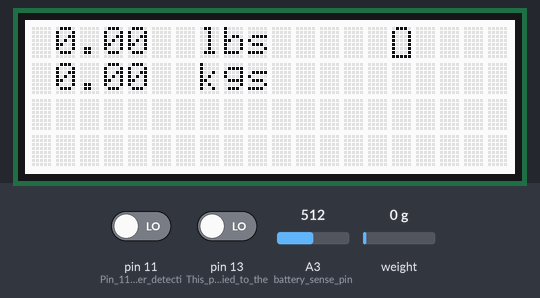
The sketch below on a simulated Arduino Uno, built with avr-gcc and run on an emulated ATmega328P. On the bench: 20×4 character LCD. The inputs (shaded band) are chosen by the test bench; at power-on: A3 (battery_sense_pin) = 512, pin 13 (This_pin_is_tied_to_the) LOW, pin 11 (Pin_11_is_charger_detecti) LOW, weight on the scale 0 g.

Above: at 1.7 s.
1.8 s: A3 (battery_sense_pin) set to 596
4.4 s: A3 (battery_sense_pin) set to 627
7.8 s: pin 13 (This_pin_is_tied_to_the) driven HIGH
At 10.9 s:
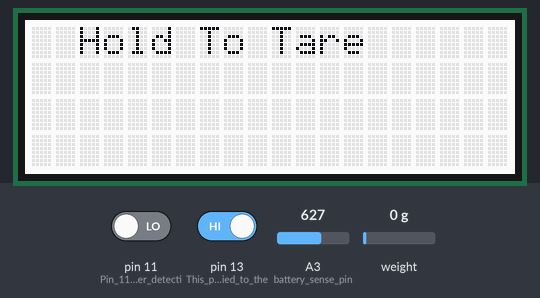
At 11.8 s:
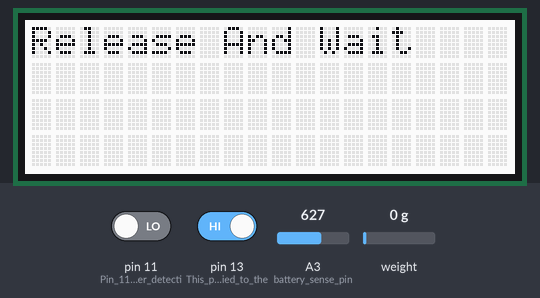
12.0 s: pin 11 (Pin_11_is_charger_detecti) driven HIGH and pin 13 (This_pin_is_tied_to_the) driven LOW
16.2 s: pin 11 (Pin_11_is_charger_detecti) driven LOW
At 16.9 s:
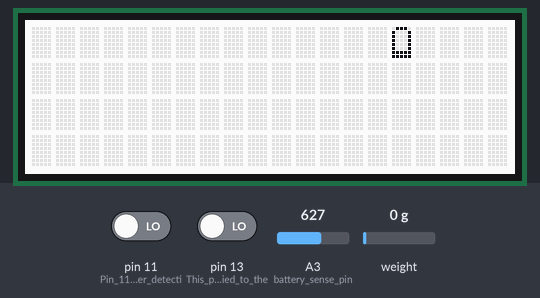
19.0 s: pin 11 (Pin_11_is_charger_detecti) driven HIGH
At 20.0 s:
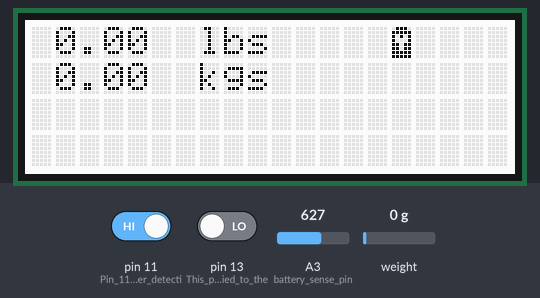
Timing chart, 0 to 22.0 s (numbered marks = the images above; inputs shaded):
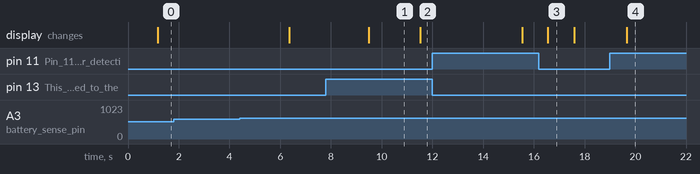

The sketch:

bike_scale_display.ino
```cpp
// Functionality in this version
//  * Strain gauge amplifier read and averaged
//  * Hardware pushbutton used for tare of reading
//  * Custom character used for indicating internal battery state of charge
// Notes
//  * I had tried to use 'big character' libraries but none seem to be directly compatible with the sparkfun I2C lcd, worth looking into for version 2
// ******************************   Includes      *************************************************************************

#include <Wire.h>
#include "HX711.h"
#include <SerLCD.h>                                                           // Library: http://librarymanager/All#SparkFun_SerLCD

// ******************************   Variables     *************************************************************************
HX711 scale;                                                                  // Initializes the library for the HX711 Scale
SerLCD lcd;                                                                   // Initialize the library with default I2C address 0x72

// HX711 circuit wiring
const int     LOADCELL_DOUT_PIN = 3;                                          // HX711 hardware data out pin definition
const int     LOADCELL_SCK_PIN = 2;                                           // HX711 hardware clock pin definition

// Byte arrays for custom characters
byte charger_con[8]       =  {0b01110,0b11111,0b10101,0b10001,0b11011,0b11011,0b11111,0b11111,};    // Battery on charger
byte battery_100[8]       =  {0b01110,0b11111,0b11111,0b11111,0b11111,0b11111,0b11111,0b11111,};    // Battery 100%
byte battery_080[8]       =  {0b01110,0b10001,0b11111,0b11111,0b11111,0b11111,0b11111,0b11111,};    // Battery 80%
byte battery_060[8]       =  {0b01110,0b10001,0b10001,0b11111,0b11111,0b11111,0b11111,0b11111,};    // Battery 60%
byte battery_040[8]       =  {0b01110,0b10001,0b10001,0b10001,0b11111,0b11111,0b11111,0b11111,};    // Battery 40%
byte battery_020[8]       =  {0b01110,0b10001,0b10001,0b10001,0b10001,0b11111,0b11111,0b11111,};    // Battery 20%
byte battery_010[8]       =  {0b01110,0b10001,0b10001,0b10001,0b10001,0b10001,0b11111,0b11111,};    // Battery 10%
byte battery_002[8]       =  {0b01110,0b10001,0b10001,0b10001,0b10001,0b10001,0b10001,0b11111,};    // Battery 2%

// Scale and battery variables
const long    LOADCELL_OFFSET                       = 115800;                 // This is the raw ADC value measured with no external weight added
float         adjusted_scale_value_lbs              = 0;                      // This variable holds the scaled mass in lbs
float         adjusted_scale_value_kgs              = 0;                      // This variable holds the scaled mass in kgs
int           tare_pushbutton                       = 0;                      // Variable for charger connection status 0 is no charger 1 is charger
int           charger_detect                        = 0;                      // Variable for charger connection status 0 is no charger 1 is charger
const int     battery_sense_pin                     = A3;                     // Analog input pin that connects directly to 1S 18650 Cell
int           battery_voltage_sense_initial         = 0;                      // Variable for batt sense filter
int           battery_voltage_filtered              = 0;                      // Variable for batt sense filter
int           battery_mapped_voltage                = 0;                      // Variable for batt in milivolts

// ******************************   SETUP        *************************************************************************

void setup()
{
  Wire.begin();
  pinMode(13, INPUT);                                                         // This pin is tied to the 'tare' hardware pushbutton
  pinMode(11, INPUT);                                                         // Pin 11 is charger detection input logic high = charger present, logic low no charger present
  Serial.begin(115200);                                                       // Serial baudrate set to 115200 baud
  scale.begin(LOADCELL_DOUT_PIN, LOADCELL_SCK_PIN);                           // Tells the HX711 library what pins are going where
  scale.set_scale(53947.f);                                                   // This value is obtained by calibrating the scale with known weight
  scale.set_offset(LOADCELL_OFFSET);                                          // Subtracts this value from raw adc value
  lcd.begin(Wire);                                                            // Set up the LCD for I2C communication
  lcd.setBacklight(255, 255, 255);                                            // Set backlight to bright white
  //lcd.setContrast(5);                                                       // Set contrast. Lower to 0 for higher contrast.
  lcd.createChar(0,charger_con);                                              // Create custom character 0 for battery on charger from byte array charger_con
  lcd.createChar(1,battery_100);                                              // Create custom character 1 for battery at 100% from byte array battery_100
  lcd.createChar(2,battery_080);                                              // Create custom character 1 for battery at 80% from byte array battery_80
  lcd.createChar(3,battery_060);                                              // Create custom character 1 for battery at 60% from byte array battery_60
  lcd.createChar(4,battery_040);                                              // Create custom character 1 for battery at 40% from byte array battery_40
  lcd.createChar(5,battery_020);                                              // Create custom character 1 for battery at 20% from byte array battery_20
  lcd.createChar(6,battery_010);                                              // Create custom character 1 for battery at 10% from byte array battery_10
  lcd.createChar(7,battery_002);                                              // Create custom character 1 for battery at 02% from byte array battery_02
  lcd.clear();                                                                // Clear the display - this moves the cursor to home position as well
}
// ******************************   Main Loop     *************************************************************************

void loop()
{
  tare_pushbutton = digitalRead(13);                                          // Checks 'Tare' pushbutton status
  battery_measure();
  if (scale.is_ready())
  {
    lcd.home();
    adjusted_scale_value_lbs = scale.get_units(10), 1;                        // Average of 10 samples
    adjusted_scale_value_kgs = adjusted_scale_value_lbs * 0.453592;           // Converted value to kgs
    lcd.setCursor(1, 0);                                                      // Column 1, row 0
    lcd.print(adjusted_scale_value_lbs);                                      // Prints
    lcd.print("  ");                                                          // Stupid lcd trick to write over leftover variables. When mass goes past 10.0 and then returns to less than 10.0 it leaves over the previous character.
    lcd.setCursor(6, 0);
    lcd.print(" lbs");                                                        // Keeps unit of measure in fixed position
    lcd.setCursor(1, 1);                                                      // Column 1, row 1
    lcd.print(adjusted_scale_value_kgs);
    lcd.print("  ");
    lcd.setCursor(6, 1);                                                      // Keeps unit of measure in fixed position
    lcd.print(" kgs");
  } else {}

  if (tare_pushbutton == HIGH)                                                // If Hardware 'Tare' pushbutton is held, start tare process
    {
      lcd.clear();                                                            // Clear the display - this moves the cursor to home position as well
      lcd.setCursor(0,0);                                                     // Column 0, row 0
      lcd.print("  Hold To Tare  ");
      delay(2000);                                                            // For making sure you actually want to tare the scale and not that you bumped the tare button
      if (tare_pushbutton == HIGH)
      {
        lcd.setCursor(0,0);                                                   // Column 0, row 0
        lcd.print("Release And Wait");
        delay(3000);
        scale.tare();                                                         // This performs the scale tare operation
        lcd.setCursor(0,0);                                                   // Column 0, row 0
        lcd.print("      Tare      ");
        lcd.setCursor(0,1);                                                   // Column 0, row 1
        lcd.print("    Complete!   ");
        delay(1000);
        lcd.clear();                                                          // Clear the display - this moves the cursor to home position as well
      }
    }
      charger_detect = digitalRead(11);
  if (charger_detect == HIGH)                                                 // Charger is connected
    {
      lcd.setCursor(15,0);
      lcd.write(byte(0));
      battery_mapped_voltage = 5000;
    }
    if(battery_mapped_voltage <= 4200 && battery_mapped_voltage > 4000)       // Cell between 4.2 and 4.0v (100% state of charge)
    {
      lcd.setCursor(15,0);
      lcd.write(byte(1));
    }
    if(battery_mapped_voltage <= 4000 && battery_mapped_voltage > 3800)       // Cell between 4.0 and 3.8v (80% state of charge)
    {
      lcd.setCursor(15,0);
      lcd.write(byte(2));
    }
    if(battery_mapped_voltage <= 3800 && battery_mapped_voltage > 3600)       // Cell between 3.8 and 3.6v (60% state of charge)
    {
      lcd.setCursor(15,0);
      lcd.write(byte(3));
    }
    if(battery_mapped_voltage <= 3600 && battery_mapped_voltage > 3400)       // Cell between 3.6 and 3.4v (40% state of charge)
    {
      lcd.setCursor(15,0);
      lcd.write(byte(4));
    }
    if(battery_mapped_voltage <= 3400 && battery_mapped_voltage > 3200)       // Cell between 3.4 and 3.2v (20% state of charge)
    {
      lcd.setCursor(15,0);
      lcd.write(byte(5));
    }
    if(battery_mapped_voltage <= 3200 && battery_mapped_voltage > 3000)       // Cell between 3.2 and 3.0v (10% state of charge)
    {
      lcd.setCursor(15,0);
      lcd.write(byte(6));
    }
    if(battery_mapped_voltage < 3000)                                         // Cell less than 3.0V       (2% state of charge)
    {
      lcd.setCursor(15,0);
      lcd.write(byte(7));
    }
}

void battery_measure()
  {
  int filter_weight = .2;                                                     // Filter range is 0.0 to 1.0 the higher the value the quicker the response to impulses
  battery_voltage_sense_initial = analogRead(battery_sense_pin);
    delay(12);
  battery_voltage_filtered = (filter_weight*(analogRead(battery_sense_pin)))+((1-filter_weight)*(battery_voltage_sense_initial));
  battery_mapped_voltage = map(battery_voltage_filtered, 0, 1023, 0, 5000);
  }
```

Measured:
- after the input at 1.8 s, every drawn part: stays the same
- after the input at 7.8 s, the display: changes after 1.7 s (image 1)
- after the input at 16.2 s, the display: changes after 0.35 s (image 3)
- after the input at 19.0 s, the display: changes after 0.67 s (image 4)
- what the display in image 1 shows lasts 2.0 s, from 9.5 s to 11.5 s
- what the display in image 3 shows lasts 1.0 s, from 16.6 s to 17.6 s
